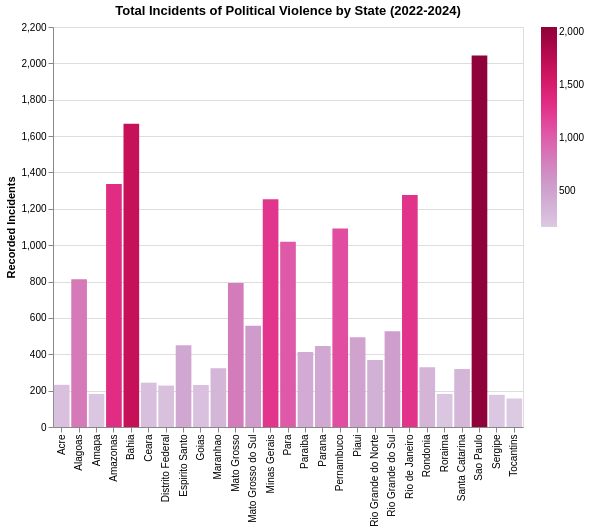

Write a Vega-Lite specification for this figure.
### Vega-Lite specification from a JSON file in a GitHub repository (floating-point values rounded to 4 significant figures)
{"usermeta": {"embedOptions": {"theme": "dark"}}, "config": {"view": {"continuousWidth": 300, "continuousHeight": 300}}, "data": {"name": "data-530a09bf6daab2ab5fcb123148202427"}, "mark": {"type": "bar"}, "encoding": {"color": {"field": "incident_count", "scale": {"scheme": "purplered"}, "title": "", "type": "quantitative"}, "tooltip": [{"field": "admin1", "type": "nominal"}, {"field": "incident_count", "type": "quantitative"}], "x": {"field": "admin1", "title": "", "type": "nominal"}, "y": {"field": "incident_count", "title": "Recorded Incidents", "type": "quantitative"}}, "height": 400, "params": [{"name": "param_36", "select": {"type": "interval", "encodings": ["x", "y"]}, "bind": "scales"}], "title": "Total Incidents of Political Violence by State (2022-2024)", "width": 470, "$schema": "https://vega.github.io/schema/vega-lite/v5.20.1.json", "datasets": {"data-530a09bf6daab2ab5fcb123148202427": [{"SIGLA": "DF", "admin1": "Distrito Federal", "incident_count": 228}, {"SIGLA": "ES", "admin1": "Espirito Santo", "incident_count": 449}, {"SIGLA": "AM", "admin1": "Amazonas", "incident_count": 1337}, {"SIGLA": "AC", "admin1": "Acre", "incident_count": 232}, {"SIGLA": "TO", "admin1": "Tocantins", "incident_count": 157}, {"SIGLA": "RO", "admin1": "Rondonia", "incident_count": 329}, {"SIGLA": "GO", "admin1": "Goias", "incident_count": 231}, {"SIGLA": "RS", "admin1": "Rio Grande do Sul", "incident_count": 526}, {"SIGLA": "SC", "admin1": "Santa Catarina", "incident_count": 319}, {"SIGLA": "SP", "admin1": "Sao Paulo", "incident_count": 2043}, {"SIGLA": "MG", "admin1": "Minas Gerais", "incident_count": 1252}, {"SIGLA": "MS", "admin1": "Mato Grosso do Sul", "incident_count": 557}, {"SIGLA": "CE", "admin1": "Ceara", "incident_count": 244}, {"SIGLA": "PI", "admin1": "Piaui", "incident_count": 493}, {"SIGLA": "PA", "admin1": "Para", "incident_count": 1019}, {"SIGLA": "PE", "admin1": "Pernambuco", "incident_count": 1092}, {"SIGLA": "SE", "admin1": "Sergipe", "incident_count": 177}, {"SIGLA": "RJ", "admin1": "Rio de Janeiro", "incident_count": 1276}, {"SIGLA": "PR", "admin1": "Parana", "incident_count": 446}, {"SIGLA": "BA", "admin1": "Bahia", "incident_count": 1668}, {"SIGLA": "PB", "admin1": "Paraiba", "incident_count": 413}, {"SIGLA": "AP", "admin1": "Amapa", "incident_count": 182}, {"SIGLA": "RN", "admin1": "Rio Grande do Norte", "incident_count": 368}, {"SIGLA": "AL", "admin1": "Alagoas", "incident_count": 813}, {"SIGLA": "RR", "admin1": "Roraima", "incident_count": 182}, {"SIGLA": "MA", "admin1": "Maranhao", "incident_count": 323}, {"SIGLA": "MT", "admin1": "Mato Grosso", "incident_count": 792}]}}
